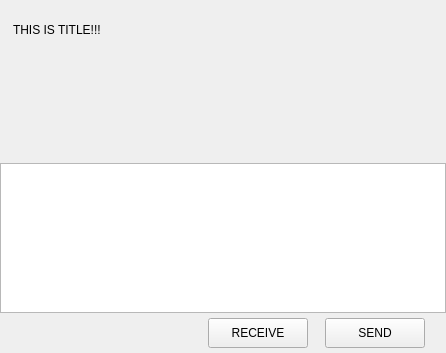
<?xml version="1.0" encoding="UTF-8"?>
<ui version="4.0">
 <class>ChatPage</class>
 <widget class="QWidget" name="ChatPage">
  <property name="geometry">
   <rect>
    <x>0</x>
    <y>0</y>
    <width>446</width>
    <height>353</height>
   </rect>
  </property>
  <property name="windowTitle">
   <string>Form</string>
  </property>
  <layout class="QHBoxLayout" name="horizontalLayout">
   <property name="spacing">
    <number>0</number>
   </property>
   <property name="leftMargin">
    <number>0</number>
   </property>
   <property name="topMargin">
    <number>0</number>
   </property>
   <property name="rightMargin">
    <number>0</number>
   </property>
   <property name="bottomMargin">
    <number>0</number>
   </property>
   <item>
    <widget class="QWidget" name="chat_data_wid" native="true">
     <layout class="QVBoxLayout" name="verticalLayout_4">
      <property name="spacing">
       <number>0</number>
      </property>
      <property name="leftMargin">
       <number>0</number>
      </property>
      <property name="topMargin">
       <number>0</number>
      </property>
      <property name="rightMargin">
       <number>0</number>
      </property>
      <property name="bottomMargin">
       <number>0</number>
      </property>
      <item>
       <widget class="QWidget" name="title_wid" native="true">
        <property name="minimumSize">
         <size>
          <width>0</width>
          <height>60</height>
         </size>
        </property>
        <property name="maximumSize">
         <size>
          <width>16777215</width>
          <height>60</height>
         </size>
        </property>
        <layout class="QVBoxLayout" name="verticalLayout_5">
         <property name="spacing">
          <number>7</number>
         </property>
         <property name="leftMargin">
          <number>11</number>
         </property>
         <property name="topMargin">
          <number>2</number>
         </property>
         <property name="rightMargin">
          <number>2</number>
         </property>
         <property name="bottomMargin">
          <number>2</number>
         </property>
         <item>
          <widget class="QWidget" name="widget_2" native="true">
           <layout class="QHBoxLayout" name="horizontalLayout_3">
            <property name="spacing">
             <number>7</number>
            </property>
            <property name="leftMargin">
             <number>2</number>
            </property>
            <property name="topMargin">
             <number>2</number>
            </property>
            <property name="rightMargin">
             <number>2</number>
            </property>
            <property name="bottomMargin">
             <number>2</number>
            </property>
            <item>
             <widget class="QLabel" name="title_lb">
              <property name="text">
               <string>THIS IS TITLE!!!</string>
              </property>
             </widget>
            </item>
           </layout>
          </widget>
         </item>
        </layout>
       </widget>
      </item>
      <item>
       <widget class="ChatView" name="chat_data_list" native="true"/>
      </item>
      <item>
       <widget class="QWidget" name="tool_wid" native="true">
        <property name="minimumSize">
         <size>
          <width>0</width>
          <height>40</height>
         </size>
        </property>
        <property name="maximumSize">
         <size>
          <width>16777215</width>
          <height>40</height>
         </size>
        </property>
        <layout class="QHBoxLayout" name="horizontalLayout_4">
         <property name="spacing">
          <number>7</number>
         </property>
         <property name="leftMargin">
          <number>2</number>
         </property>
         <property name="topMargin">
          <number>2</number>
         </property>
         <property name="rightMargin">
          <number>2</number>
         </property>
         <property name="bottomMargin">
          <number>2</number>
         </property>
         <item>
          <spacer name="horizontalSpacer_2">
           <property name="orientation">
            <enum>Qt::Orientation::Horizontal</enum>
           </property>
           <property name="sizeType">
            <enum>QSizePolicy::Policy::Fixed</enum>
           </property>
           <property name="sizeHint" stdset="0">
            <size>
             <width>5</width>
             <height>20</height>
            </size>
           </property>
          </spacer>
         </item>
         <item>
          <widget class="ClickedLabel" name="emo_lb">
           <property name="minimumSize">
            <size>
             <width>25</width>
             <height>25</height>
            </size>
           </property>
           <property name="maximumSize">
            <size>
             <width>25</width>
             <height>25</height>
            </size>
           </property>
           <property name="text">
            <string/>
           </property>
          </widget>
         </item>
         <item>
          <spacer name="horizontalSpacer_4">
           <property name="orientation">
            <enum>Qt::Orientation::Horizontal</enum>
           </property>
           <property name="sizeType">
            <enum>QSizePolicy::Policy::Fixed</enum>
           </property>
           <property name="sizeHint" stdset="0">
            <size>
             <width>5</width>
             <height>20</height>
            </size>
           </property>
          </spacer>
         </item>
         <item>
          <widget class="ClickedLabel" name="file_lb">
           <property name="minimumSize">
            <size>
             <width>25</width>
             <height>25</height>
            </size>
           </property>
           <property name="maximumSize">
            <size>
             <width>25</width>
             <height>25</height>
            </size>
           </property>
           <property name="text">
            <string/>
           </property>
          </widget>
         </item>
         <item>
          <spacer name="horizontalSpacer_3">
           <property name="orientation">
            <enum>Qt::Orientation::Horizontal</enum>
           </property>
           <property name="sizeHint" stdset="0">
            <size>
             <width>40</width>
             <height>20</height>
            </size>
           </property>
          </spacer>
         </item>
        </layout>
       </widget>
      </item>
      <item>
       <widget class="MessageTextEdit" name="chat_edit">
        <property name="minimumSize">
         <size>
          <width>0</width>
          <height>150</height>
         </size>
        </property>
        <property name="maximumSize">
         <size>
          <width>16777215</width>
          <height>150</height>
         </size>
        </property>
       </widget>
      </item>
      <item>
       <widget class="QWidget" name="send_wid" native="true">
        <property name="minimumSize">
         <size>
          <width>0</width>
          <height>40</height>
         </size>
        </property>
        <property name="maximumSize">
         <size>
          <width>16777215</width>
          <height>40</height>
         </size>
        </property>
        <layout class="QHBoxLayout" name="horizontalLayout_5">
         <property name="spacing">
          <number>7</number>
         </property>
         <property name="leftMargin">
          <number>11</number>
         </property>
         <property name="topMargin">
          <number>2</number>
         </property>
         <property name="rightMargin">
          <number>11</number>
         </property>
         <property name="bottomMargin">
          <number>2</number>
         </property>
         <item>
          <spacer name="horizontalSpacer_5">
           <property name="orientation">
            <enum>Qt::Orientation::Horizontal</enum>
           </property>
           <property name="sizeHint" stdset="0">
            <size>
             <width>40</width>
             <height>20</height>
            </size>
           </property>
          </spacer>
         </item>
         <item>
          <widget class="ClickedBtn" name="receive_btn">
           <property name="minimumSize">
            <size>
             <width>100</width>
             <height>30</height>
            </size>
           </property>
           <property name="maximumSize">
            <size>
             <width>100</width>
             <height>30</height>
            </size>
           </property>
           <property name="text">
            <string>RECEIVE</string>
           </property>
          </widget>
         </item>
         <item>
          <spacer name="horizontalSpacer_7">
           <property name="orientation">
            <enum>Qt::Orientation::Horizontal</enum>
           </property>
           <property name="sizeType">
            <enum>QSizePolicy::Policy::Fixed</enum>
           </property>
           <property name="sizeHint" stdset="0">
            <size>
             <width>10</width>
             <height>20</height>
            </size>
           </property>
          </spacer>
         </item>
         <item>
          <widget class="ClickedBtn" name="send_btn">
           <property name="minimumSize">
            <size>
             <width>100</width>
             <height>30</height>
            </size>
           </property>
           <property name="maximumSize">
            <size>
             <width>100</width>
             <height>30</height>
            </size>
           </property>
           <property name="text">
            <string>SEND</string>
           </property>
          </widget>
         </item>
         <item>
          <spacer name="horizontalSpacer_6">
           <property name="orientation">
            <enum>Qt::Orientation::Horizontal</enum>
           </property>
           <property name="sizeType">
            <enum>QSizePolicy::Policy::Fixed</enum>
           </property>
           <property name="sizeHint" stdset="0">
            <size>
             <width>10</width>
             <height>20</height>
            </size>
           </property>
          </spacer>
         </item>
        </layout>
       </widget>
      </item>
     </layout>
    </widget>
   </item>
  </layout>
 </widget>
 <customwidgets>
  <customwidget>
   <class>ClickedBtn</class>
   <extends>QPushButton</extends>
   <header location="global">clickedbtn.h</header>
  </customwidget>
  <customwidget>
   <class>ClickedLabel</class>
   <extends>QLabel</extends>
   <header location="global">clickedlabel.h</header>
  </customwidget>
  <customwidget>
   <class>ChatView</class>
   <extends>QWidget</extends>
   <header location="global">chatview.h</header>
   <container>1</container>
  </customwidget>
  <customwidget>
   <class>MessageTextEdit</class>
   <extends>QTextEdit</extends>
   <header location="global">messagetextedit.h</header>
  </customwidget>
 </customwidgets>
 <resources/>
 <connections/>
</ui>
